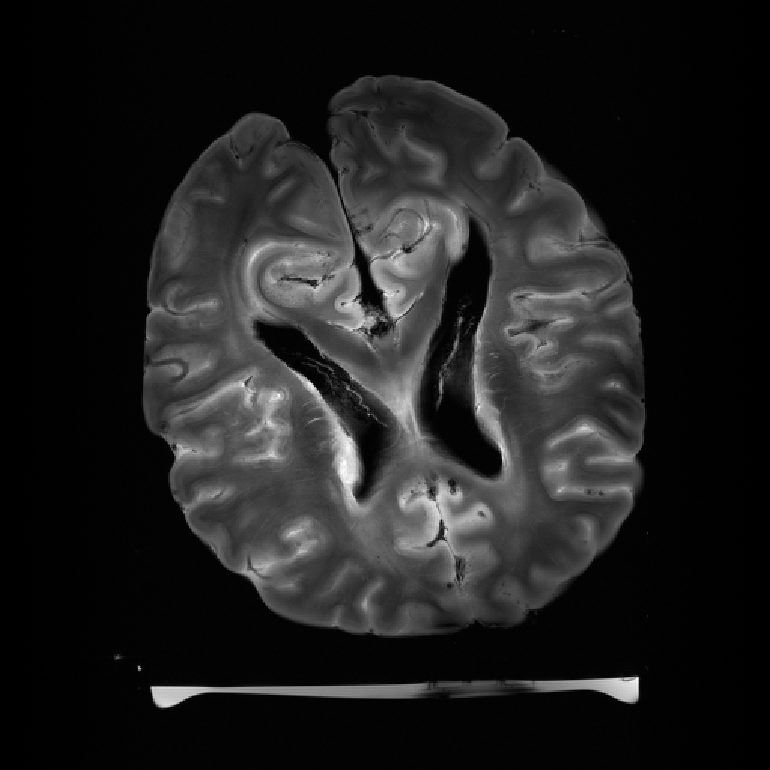
#> input picture data/2017-09-18_wilson_complete_N512_meas_MID111_CSGRE_ref_N512_FID24209.png, 770 x 770 px, given in place of BrainPhantom512.png, which was not available
$ jupyter execute --allow-errors 01.ISBI19_notebook.ipynb   (shell and % lines are left out)   (text cells are left out)
#> lines starting #> are read from the running program, lines starting #| are printed output that depends on the picture; pictures that were not available may be replaced by others from this repository, and a replacement may not be noted
[cell 1]
#DISPLAY BRAIN PHANTOM
import sys
import os.path as op
import os
import math
import cmath

import numpy as np

import matplotlib.pyplot as plt

from skimage import data, io

# get current working dir
cwd = os.getcwd()
#cwd= "/"
dirimg_2d = op.join(cwd, "../data")
img_size = 512   #256
FOV = 0.2 #field of view in m
pixelSize = FOV/img_size

# load data file corresponding to the target resolution
filename = "BrainPhantom%s.png" % img_size
mri_filename = op.join(dirimg_2d, filename)
mri_img = io.imread(mri_filename)
#> mri_img is the input picture: shape (770, 770, 4); mean R, G, B, A 30.6, 30.6, 30.6, 255

plt.figure()
plt.title("Brain Phantom, size = %s " % img_size)
if mri_img.ndim == 2:
    plt.imshow(mri_img, cmap=plt.cm.gray)
else:
    plt.imshow(mri_img)
plt.title("Original brain image")
plt.show()
#plt.close()

[cell 2]
# Plot Noisy image
new_img = np.copy(mri_img.astype('float64'))
new_img += np.random.randn(*mri_img.shape) * 20.
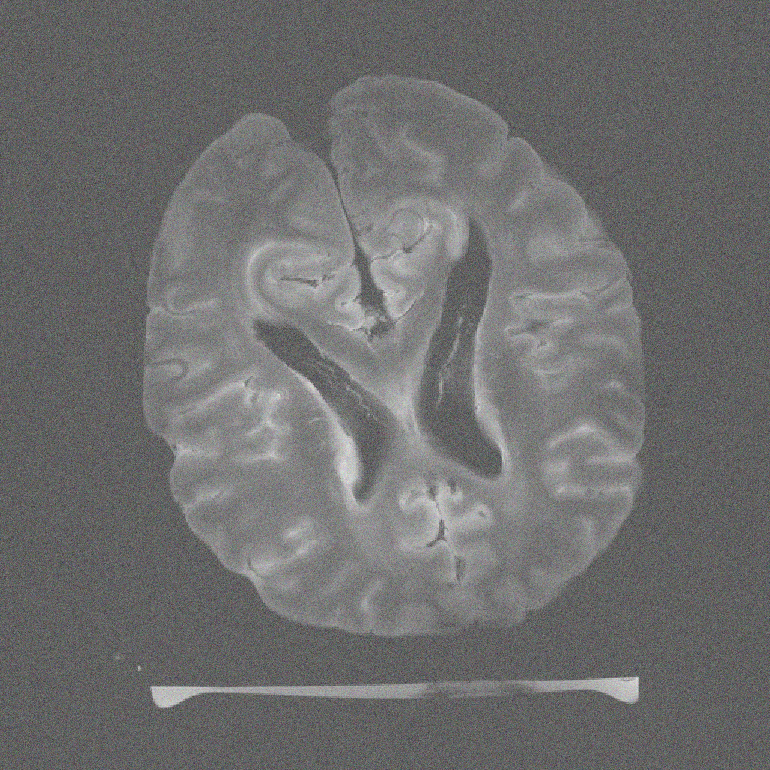
#> new_img: shape (770, 770, 4) float64; mean R, G, B, A 30.6, 30.6, 30.6, 255; transparent parts drawn white
#print(mri_img.shape)

if 1:
    plt.figure()
    plt.imshow(new_img, cmap='Greys_r')
    plt.title("Noisy image")
    plt.savefig(op.join(cwd, "brain.jpg"))
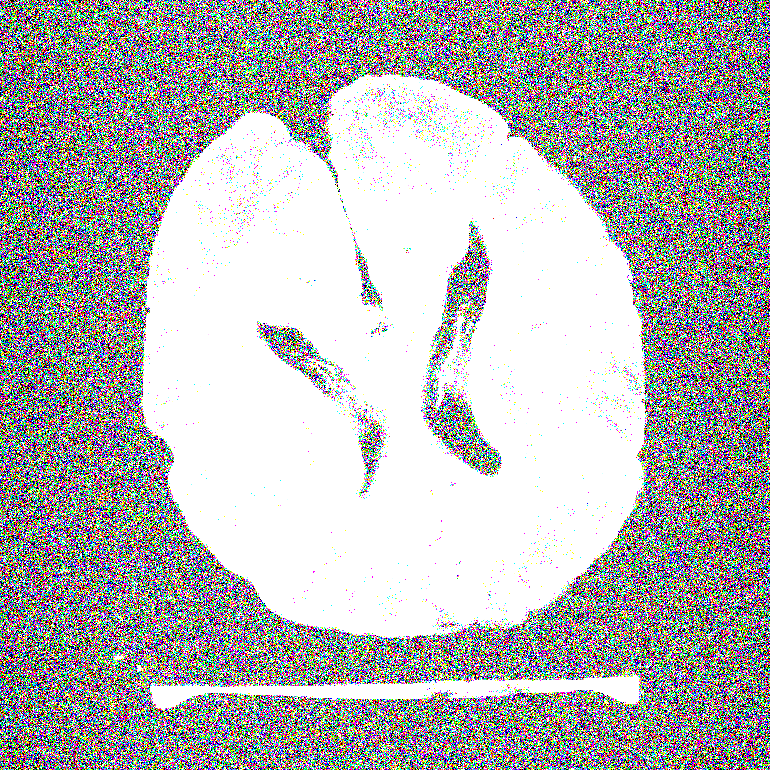
#> shown: shape (770, 770, 4) float64; mean R, G, B, A 0.701, 0.7, 0.7, 1
    plt.show()

$ run again, on data/BrainPhantom512.png
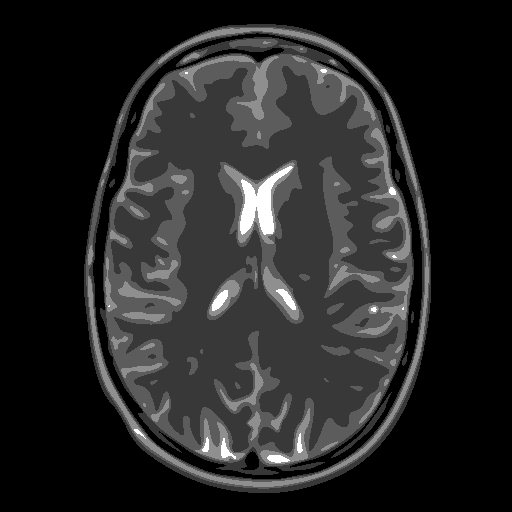
#> input picture data/BrainPhantom512.png, 512 x 512 px
#> mri_img is the input picture: shape (512, 512); min 0, max 255, mean 37.9
#> `new_img += np.random.randn(*mri_img.shape) * 20.`:
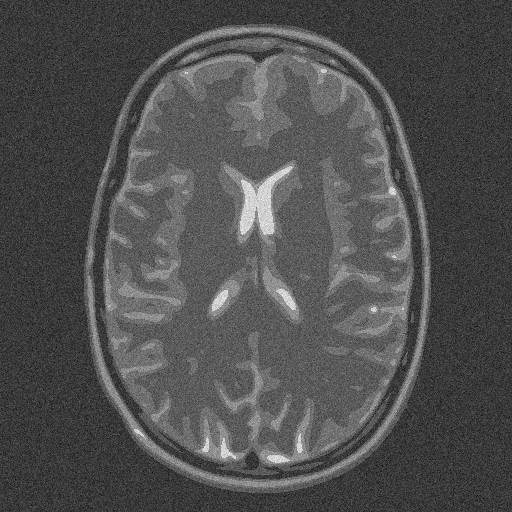
#> new_img: shape (512, 512) float64; min -97.04, max 330.3, mean 37.9; drawn with min black and max white
#> `plt.show()`:
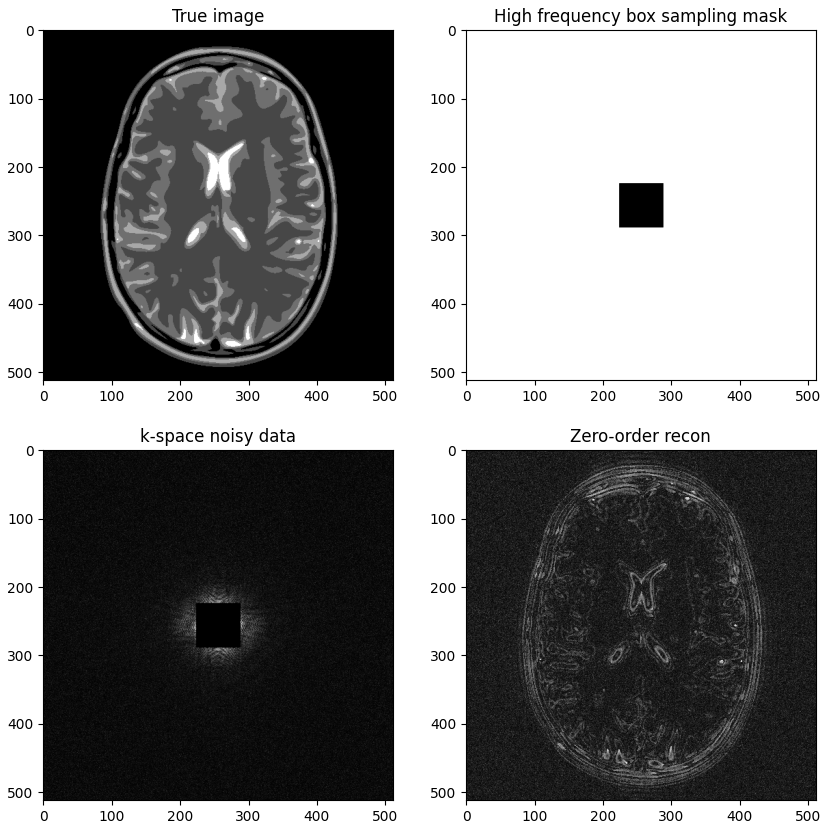
#> figure drawn by matplotlib, 4 panels
